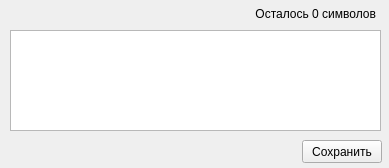
<?xml version="1.0" encoding="UTF-8"?>
<ui version="4.0">
 <class>DescrForm</class>
 <widget class="QWidget" name="DescrForm">
  <property name="geometry">
   <rect>
    <x>0</x>
    <y>0</y>
    <width>389</width>
    <height>168</height>
   </rect>
  </property>
  <property name="minimumSize">
   <size>
    <width>389</width>
    <height>168</height>
   </size>
  </property>
  <property name="maximumSize">
   <size>
    <width>389</width>
    <height>168</height>
   </size>
  </property>
  <property name="windowTitle">
   <string>DescrForm</string>
  </property>
  <widget class="QPushButton" name="bSave">
   <property name="geometry">
    <rect>
     <x>302</x>
     <y>140</y>
     <width>80</width>
     <height>23</height>
    </rect>
   </property>
   <property name="text">
    <string>Сохранить</string>
   </property>
  </widget>
  <widget class="QLabel" name="labRemain">
   <property name="geometry">
    <rect>
     <x>215</x>
     <y>4</y>
     <width>161</width>
     <height>20</height>
    </rect>
   </property>
   <property name="text">
    <string>Осталось 0 символов</string>
   </property>
   <property name="alignment">
    <set>Qt::AlignRight|Qt::AlignTrailing|Qt::AlignVCenter</set>
   </property>
  </widget>
  <widget class="QTextEdit" name="textEdit">
   <property name="geometry">
    <rect>
     <x>10</x>
     <y>30</y>
     <width>371</width>
     <height>101</height>
    </rect>
   </property>
  </widget>
 </widget>
 <layoutdefault spacing="6" margin="11"/>
 <resources/>
 <connections/>
</ui>
